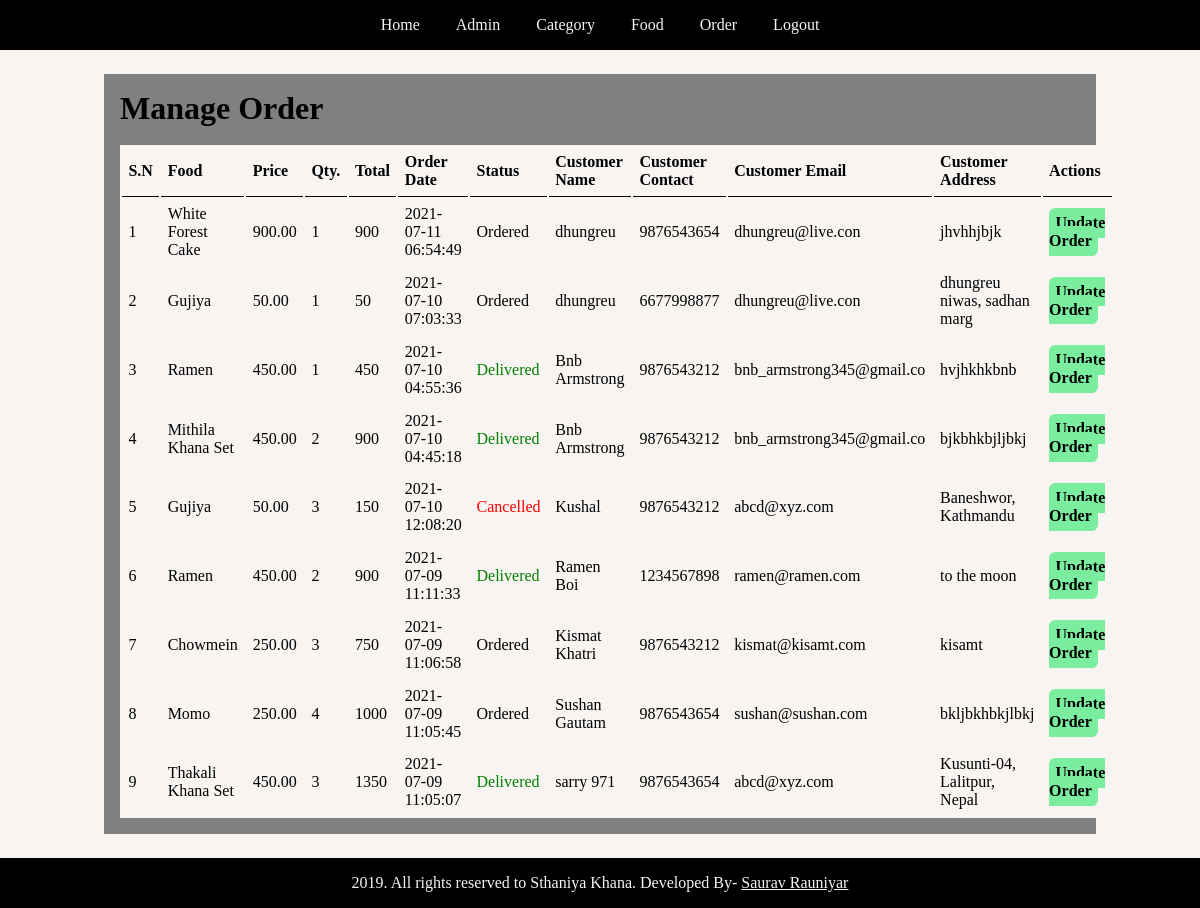
/admin/manage-order.php (signed in), run on the app's committed database.
### tables this page shows
CREATE TABLE `tbl_order` (
  `id` int(10) UNSIGNED NOT NULL,
  `food` varchar(100) NOT NULL,
  `price` decimal(10,2) NOT NULL,
  `qty` int(11) NOT NULL,
  `order_date` datetime NOT NULL,
  `status` varchar(10) NOT NULL,
  `customer_name` varchar(30) NOT NULL,
  `customer_contact` varchar(10) NOT NULL,
  `customer_email` varchar(25) NOT NULL,
  `customer_address` varchar(255) NOT NULL,
  `total` decimal(10,0) NOT NULL
);

### admin/manage-order.php (the view, shortened to what this page needs)
<?php include('partials/navbar.php')?>
    <div class="main-content">
    <div class="wrapper">
            <h1>Manage Order</h1>
            <br>
                <table class="tbl-full">
                    <tr>
                        <th>S.N</th>
                        <th>Food</th>
                        <th>Price</th>
                        <th>Qty.</th>
                        <th>Total</th>
                        <th>Order Date</th>
                        <th>Status</th>
                        <th>Customer Name</th>
                        <th>Customer Contact</th>
                        <th>Customer Email</th>
                        <th>Customer Address</th>
                        <th>Actions</th>
                    </tr>
                    <?php
                        $sql = "SELECT * FROM tbl_order ORDER BY id DESC";
                        $res = mysqli_query($conn, $sql);
                        $count = mysqli_num_rows($res);
                        $sn =1;
                        if ($count>0)
                        {
                            while ($row = mysqli_fetch_assoc($res))
                            {
                                $id = $row['id'];
                                $food = $row['food'];
                                $price = $row['price'];
                                $qty = $row['qty'];
                                $order_date = $row['order_date'];
                                $status = $row['status'];
                                $customer_name = $row['customer_name'];
                                $customer_contact = $row['customer_contact'];
                                $customer_email = $row['customer_email'];
                                $customer_address = $row['customer_address'];
                                $total = $row['total'];
                                ?>
                                <tr>
                                    <td><?php echo $sn++; ?></td>
                                    <td><?php echo $food; ?></td>
                                    <td><?php echo $price; ?></td>
                                    <td><?php echo $qty; ?></td>
                                    <td><?php echo $total; ?></td>
                                    <td><?php echo $order_date; ?></td>
                                    <td>
                                        <?php
                                            if ($status == "Ordered")
                                            {
                                                echo "<label>$status</label>";
                                            }
                                            else if ($status == "On The Way")
                                            {
                                                echo "<label style='color: orange'>$status</label>";
                                            }
                                            else if ($status == "Delivered")
                                            {
                                                echo "<label style='color: green'>$status</label>";
                                            }
                                            else if ($status == "Cancelled")
                                            {
                                                echo "<label style='color: red'>$status</label>";
                                            }
                                        ?>
                                    </td>
                                    <td><?php echo $customer_name; ?></td>
                                    <td><?php echo $customer_contact; ?></td>
                                    <td><?php echo $customer_email; ?></td>
                                    <td><?php echo $customer_address; ?></td>
                                    <td>
                                        <a href="<?php echo SETURL;?>admin/update-order.php?id=<?php echo $id; ?>" class="btn-secondary">Update Order</a>
                                    </td>
                                </tr>
                             <?php
                            }
                        }
                        else
                        {
                            echo "<tr><td colspan='11' class ='error'>Orders not available.</td></tr>";
                        }
                    ?>
                </table>
        </div>
    </div>
<?php include('partials/footer.php') ;?>

### admin/partials/navbar.php (shortened to what this page needs)
<html>
    <head>
        <link rel= "stylesheet" href="../css/admin.css">
    </head>
    <body>
        <div class="menu text-center">
            <div class="wrapper">
                <ul>
                    <li><a href="index.php">Home</a></li>
                    <li><a href="manage-admin.php">Admin</a></li>
                    <li><a href="manage-category.php">Category</a></li>
                    <li><a href="manage-food.php">Food</a></li>
                    <li><a href="manage-order.php">Order</a></li>
                    <li><a href="logout.php">Logout</a></li>
                </ul>
            </div>
        </div>
</body>
</html>

### admin/partials/footer.php (shortened to what this page needs)
<html>
    <head>
        <link rel= "stylesheet" href="../css/admin.css">
    </head>
    <body>
        <div class="Footer">
            <div class="wrapper">
                <p class= 'text-center'>2019. All rights reserved to Sthaniya Khana. Developed By- <a href="#">Saurav Rauniyar </a></p>
            </div>
        </div>
    </body>
</html>

### css/admin.css (style rules this page uses)
* { margin: 0 0; padding: 0 0; font-family: 'Satisfy', cursive; background-color: #F7F4F2; color: black; }
.wrapper { padding: 1rem; width: 80vw; margin: 0 auto; }
.text-center { text-align: center; }
.tbl-full { width: 100%; }
table tr th { border-bottom: 1px solid black; padding: 0.4rem; text-align: left; }
table tr td { padding: 0.4rem; text-align: left; }
.btn-secondary { background-color: #7bed9f ; color: black; padding: 0.4rem; text-decoration: none; font-weight: bold; border-radius: 0.4rem; }
.menu { background-color:black; }
.menu > .wrapper,ul,li, a { background-color: black; color: #F7F4F2; }
.menu ul { list-style: none; }
.menu ul li { display: inline; padding: 1rem; }
.menu ul li a { text-decoration: none; }
.main-content { padding: 1.5rem 0; }
.main-content .wrapper { background-color: gray ; }
.main-content .wrapper h1 { background-color: gray ; }
.footer { background-color: black; }
.footer >.wrapper,p { background-color: black; color: #F7F4F2; }

### data on the page
tbl_order: food "White Forest Cake", price "900.00", qty "1", total "900", order_date "2021-07-11 06:54:49", status "Ordered", customer_name "dhungreu", customer_contact "9876543654", customer_email "dhungreu@live.con", customer_address "jhvhhjbjk"
tbl_order: food "Gujiya", price "50.00", qty "1", total "50", order_date "2021-07-10 07:03:33", status "Ordered", customer_name "dhungreu", customer_contact "6677998877", customer_email "dhungreu@live.con", customer_address "dhungreu niwas, sadhan marg"
tbl_order: food "Ramen", price "450.00", qty "1", total "450", order_date "2021-07-10 04:55:36", status "Delivered", customer_name "Bnb Armstrong", customer_contact "9876543212", customer_email "bnb_armstrong345@gmail.co", customer_address "hvjhkhkbnb"
tbl_order: food "Mithila Khana Set", price "450.00", qty "2", total "900", order_date "2021-07-10 04:45:18", status "Delivered", customer_name "Bnb Armstrong", customer_contact "9876543212", customer_email "bnb_armstrong345@gmail.co", customer_address "bjkbhkbjljbkj"
tbl_order: food "Gujiya", price "50.00", qty "3", total "150", order_date "2021-07-10 12:08:20", status "Cancelled", customer_name "Kushal", customer_contact "9876543212", customer_email "abcd@xyz.com", customer_address "Baneshwor, Kathmandu"
tbl_order: food "Ramen", price "450.00", qty "2", total "900", order_date "2021-07-09 11:11:33", status "Delivered", customer_name "Ramen Boi", customer_contact "1234567898", customer_email "ramen@ramen.com", customer_address "to the moon"
tbl_order: food "Chowmein", price "250.00", qty "3", total "750", order_date "2021-07-09 11:06:58", status "Ordered", customer_name "Kismat Khatri", customer_contact "9876543212", customer_email "kismat@kisamt.com", customer_address "kisamt"
tbl_order: food "Momo", price "250.00", qty "4", total "1000", order_date "2021-07-09 11:05:45", status "Ordered", customer_name "Sushan Gautam", customer_contact "9876543654", customer_email "sushan@sushan.com", customer_address "bkljbkhbkjlbkj"
tbl_order: food "Thakali Khana Set", price "450.00", qty "3", total "1350", order_date "2021-07-09 11:05:07", status "Delivered", customer_name "sarry 971", customer_contact "9876543654", customer_email "abcd@xyz.com", customer_address "Kusunti-04, Lalitpur, Nepal"
